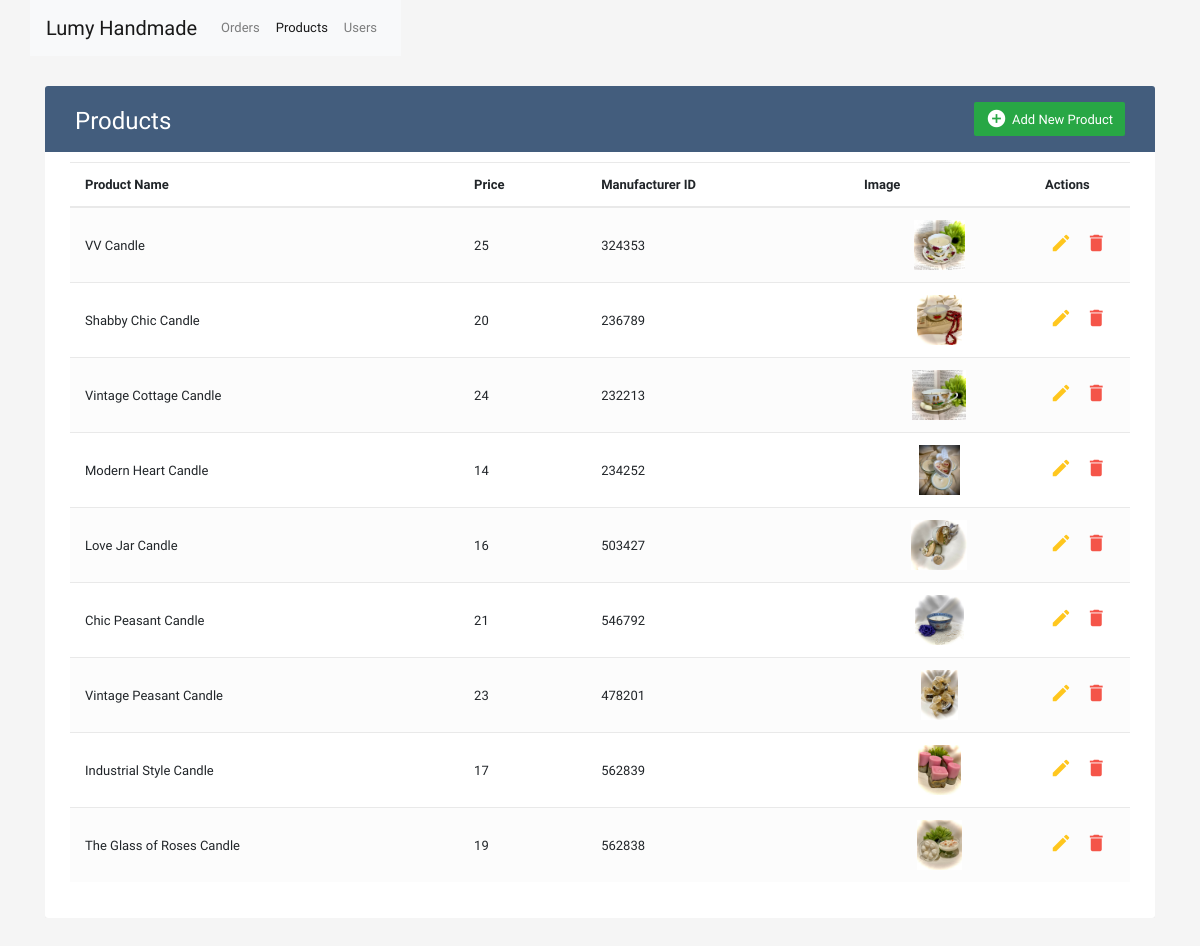
The app's page /admin/products.php (signed in) with its own data.
### tables this page shows
CREATE TABLE `product` (
  `ProductID` varchar(50) NOT NULL,
  `ProductName` varchar(255) DEFAULT NULL,
  `Description` text,
  `ManufacturerID` varchar(50) DEFAULT NULL,
  `Price` double(12,2) DEFAULT NULL,
  `PieceNR` int(100) DEFAULT NULL,
  `Image` varchar(128) DEFAULT NULL
);

### inc/helpers.php (called while the page is built, shortened)
<?php
function get_products() {
	global $link;
	$products = [];
	$sql = "SELECT * FROM `product`";
	$stmt = $link->prepare($sql);
	$stmt->execute();
	$result = $stmt->get_result();
	$result_i = 0;
	while ($row = $result->fetch_array(MYSQLI_NUM)) {
		$fields = $result -> fetch_fields();
		foreach ($row as $index => $column) {
			$products[$result_i][$fields[$index]->name] = $column;
		}
		$result_i++;
	}
	return $products;
}
function get_image_path($image_name) {
	return 'uploads/' . $image_name;
}

### admin/products.php (the view, shortened to what this page needs)
<?php require_once "../inc/helpers.php" ?>
<?php
$products = get_products();
?>
<?php require_once "templates/header.php" ?>
<div class="container-xl">
	<div class="row">
		<nav class="navbar navbar-expand-lg navbar-light bg-light">
            <a class="navbar-brand" href="<?php echo BASE_URL . '/lumyhandmade/admin/orders.php' ?>">Lumy Handmade</a>
			<div class="collapse navbar-collapse" id="navbarNav">
				<ul class="navbar-nav">
					<li class="nav-item">
						<a class="nav-link" href="orders.php">Orders <span class="sr-only">(current)</span></a>
					</li>
					<li class="nav-item active">
						<a class="nav-link" href="products.php">Products</a>
					</li>
					<li class="nav-item">
						<a class="nav-link" href="users.php">Users</a>
					</li>
				</ul>
			</div>
		</nav>
	</div>
	<div class="table-responsive">
		<div class="table-wrapper">
			<div class="table-title">
				<div class="row">
					<div class="col-sm-6">
						<h2>Products</h2>
					</div>
					<div class="col-sm-6">
						<a href="#addEmployeeModal" id="add-product" class="btn btn-success" data-toggle="modal">
							<i class="material-icons">&#xE147;</i> <span>Add New Product</span>
						</a>
					</div>
				</div>
			</div>
			<table class="table table-striped table-hover">
				<thead>
				<tr>
					<th>Product Name</th>
					<th>Price</th>
					<th>Manufacturer ID</th>
					<th>Image</th>
					<th>Actions</th>
				</tr>
				</thead>
				<tbody>
				<?php foreach ($products as $product) : ?>
					<tr>
						<td><?php echo $product['ProductName'] ?></td>
						<td><?php echo $product['Price'] ?></td>
						<td><?php echo $product['ManufacturerID'] ?></td>
						<td style="text-align: center">
							<?php if ( !empty($product['Image']) ) : ?>
								<img src="<?php echo get_image_path($product['Image']) ?>" alt="<?php echo $product['Image'] ?>" height="50">
							<?php else : ?>
								<i style="font-weight: lighter; font-size: 12px">No Image</i>
							<?php endif; ?>
						</td>
						<td>
							<a href="#editProductModal-<?php echo $product['ProductID'] ?>" id="edit-product-<?php echo $product['ProductID'] ?>" class="edit" data-toggle="modal">
								<i class="material-icons" data-toggle="tooltip" title="Edit">&#xE254;</i>
							</a>
							<a href="?delete_product&id=<?php echo $product['ProductID'] ?>" class="delete"
							   onclick="return confirm('Are you sure you want to delete product <?php echo $product['ProductName'] ?>?')">
								<i class="material-icons" data-toggle="tooltip" title="Delete">&#xE872;</i>
							</a>
						</td>
					</tr>
				<?php endforeach; ?>
				</tbody>
			</table>
		</div>
	</div>
</div>
<?php require_once "templates/footer.php" ?>

### admin/css/admin.css (style rules this page uses)
body { color: #566787; background: #f5f5f5; font-family: 'Varela Round', sans-serif; font-size: 13px; }
.table-responsive { margin: 30px 0; }
.table-wrapper { background: #fff; padding: 20px 25px; border-radius: 3px; min-width: 1000px; box-shadow: 0 1px 1px rgba(0,0,0,.05); }
.table-title { padding-bottom: 15px; background: #435d7d; color: #fff; padding: 16px 30px; min-width: 100%; margin: -20px -25px 10px; border-radius: 3px 3px 0 0; }
.table-title h2 { margin: 5px 0 0; font-size: 24px; }
.table-title .btn { color: #fff; float: right; font-size: 13px; border: none; min-width: 50px; border-radius: 2px; border: none; outline: none !important; margin-left: 10px; }
.table-title .btn i { float: left; font-size: 21px; margin-right: 5px; }
.table-title .btn span { float: left; margin-top: 2px; }
table.table tr th, table.table tr td { border-color: #e9e9e9; padding: 12px 15px; vertical-align: middle; }
table.table tr th:last-child { width: 100px; }
table.table-striped tbody tr:nth-of-type(odd) { background-color: #fcfcfc; }
table.table td:last-child i { opacity: 0.9; font-size: 22px; margin: 0 5px; }
table.table td a { font-weight: bold; color: #566787; display: inline-block; text-decoration: none; outline: none !important; }
table.table td a.edit { color: #FFC107; }
table.table td a.delete { color: #F44336; }
table.table td i { font-size: 19px; }

### records on screen
product: ProductName "VV Candle", Price "25", ManufacturerID "324353", Image (picture)
product: ProductName "Shabby Chic Candle", Price "20", ManufacturerID "236789", Image (picture)
product: ProductName "Vintage Cottage Candle", Price "24", ManufacturerID "232213", Image (picture)
product: ProductName "Modern Heart Candle", Price "14", ManufacturerID "234252", Image (picture)
product: ProductName "Love Jar Candle", Price "16", ManufacturerID "503427", Image (picture)
product: ProductName "Chic Peasant Candle", Price "21", ManufacturerID "546792", Image (picture)
product: ProductName "Vintage Peasant Candle", Price "23", ManufacturerID "478201", Image (picture)
product: ProductName "Industrial Style Candle", Price "17", ManufacturerID "562839", Image (picture)
product: ProductName "The Glass of Roses Candle", Price "19", ManufacturerID "562838", Image (picture)
